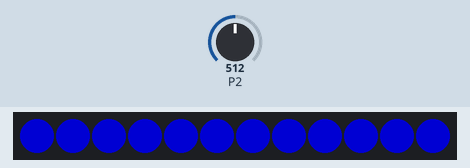
This program was run on a simulated BBC micro:bit (MakeCode). Shown: 12 RGB LEDs in strip order, left to right. Inputs (shaded band) come from the test bench; at power-on: P2 = 512 (analog values on the 0–1023 scale). Dim RGB values are drawn brighter than linear.

Above: at 1.2 s.
1.3 s: P2 set to 0
At 2.0 s:
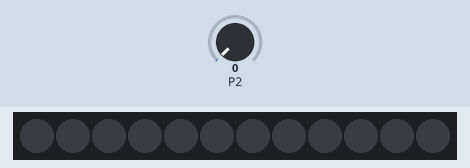
2.8 s: P2 set to 122
At 3.5 s:
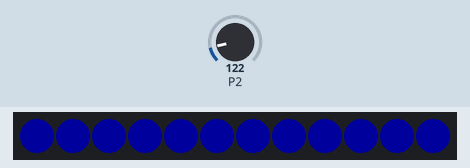
4.3 s: P2 set to 306
Timing chart, 0 to 7.3 s (numbered marks = the images above; inputs shaded):
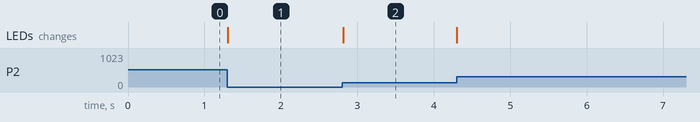

Measured:
- after the input at 1.3 s, the LEDs: change at once (image 1)
- after the input at 2.8 s, the LEDs: change at once (image 2)

The program:

main.ts
```typescript
let strip = neopixel.create(DigitalPin.P1, 12, NeoPixelMode.RGB)
basic.forever(function () {
    strip.setBrightness(Math.map(pins.analogReadPin(AnalogPin.P2), 0, 1023, 0, 255))
    strip.showColor(neopixel.colors(NeoPixelColors.Blue))
    strip.show()
})
```

test.ts
```typescript
// testes vão aqui; isto não será compilado quando este pacote for usado como uma extensão.
```
